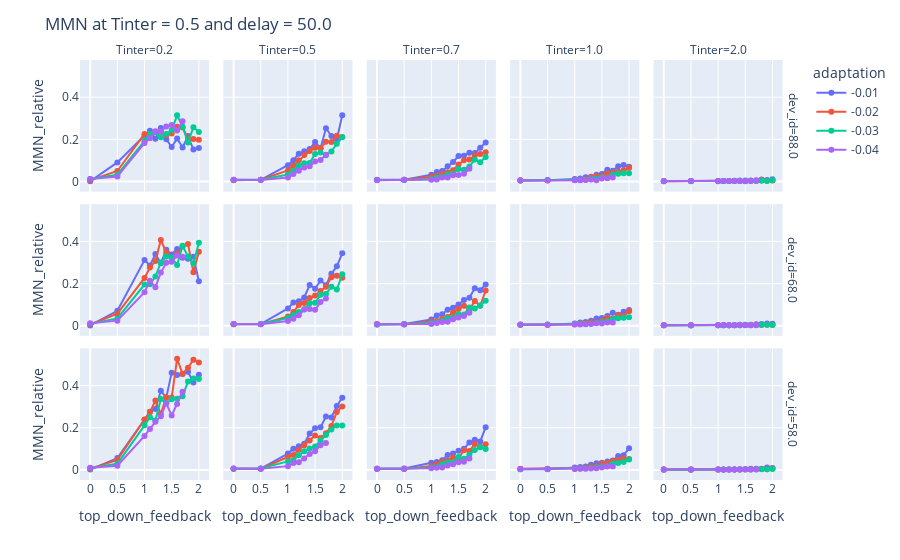

Source (notebook cell):
### Code cell
df_temp['index_pred'] = (df_temp.proba_dev - df_temp.multi_control)/(df_temp.proba_dev - df_temp.proba_control)
df_temp['MMN_relative'] = (df_temp.proba_dev-df_temp.proba_control)/(df_temp.proba_control)
fig = px.line(df_temp, x = 'top_down_feedback', y = 'MMN_relative', color = 'adaptation', markers = True, facet_row = 'dev_id', facet_col = 'Tinter')
fig.update_layout(title = 'MMN at Tinter = 0.5 and delay = 50.0')
fig.show()
